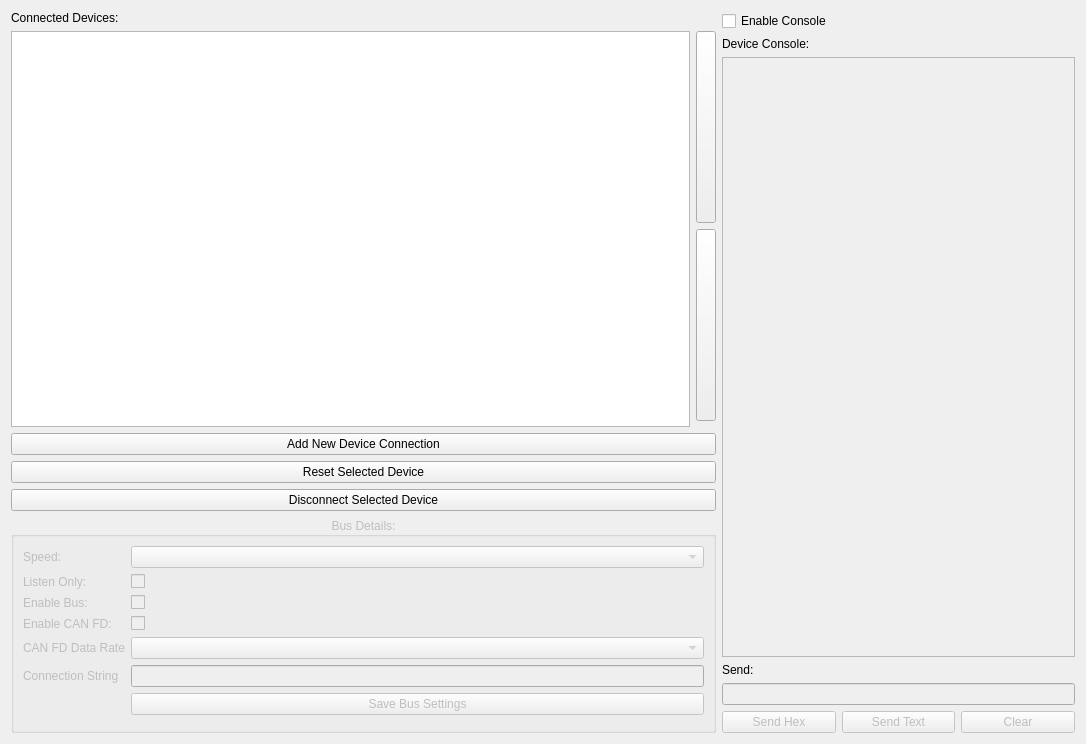
<?xml version="1.0" encoding="UTF-8"?>
<ui version="4.0">
 <class>ConnectionWindow</class>
 <widget class="QWidget" name="ConnectionWindow">
  <property name="enabled">
   <bool>true</bool>
  </property>
  <property name="geometry">
   <rect>
    <x>0</x>
    <y>0</y>
    <width>1086</width>
    <height>744</height>
   </rect>
  </property>
  <property name="windowTitle">
   <string>Connection Settings</string>
  </property>
  <layout class="QHBoxLayout" name="horizontalLayout_2" stretch="2,1">
   <property name="sizeConstraint">
    <enum>QLayout::SetDefaultConstraint</enum>
   </property>
   <item>
    <layout class="QGridLayout" name="gridLayout" columnstretch="1,0">
     <property name="sizeConstraint">
      <enum>QLayout::SetMaximumSize</enum>
     </property>
     <item row="6" column="0" colspan="2">
      <widget class="QPushButton" name="btnDisconnect">
       <property name="text">
        <string>Disconnect Selected Device</string>
       </property>
      </widget>
     </item>
     <item row="5" column="0" colspan="2">
      <widget class="QPushButton" name="btnResetConn">
       <property name="text">
        <string>Reset Selected Device</string>
       </property>
      </widget>
     </item>
     <item row="7" column="0" colspan="2">
      <widget class="QGroupBox" name="groupBus">
       <property name="enabled">
        <bool>false</bool>
       </property>
       <property name="title">
        <string>Bus Details:</string>
       </property>
       <property name="alignment">
        <set>Qt::AlignCenter</set>
       </property>
       <layout class="QVBoxLayout" name="qhBox20">
        <item>
         <layout class="QFormLayout" name="formLayout_2">
          <item row="0" column="0">
           <widget class="QLabel" name="label_10">
            <property name="text">
             <string>Speed:</string>
            </property>
           </widget>
          </item>
          <item row="0" column="1">
           <widget class="QComboBox" name="cbBusSpeed"/>
          </item>
          <item row="1" column="0">
           <widget class="QLabel" name="label_11">
            <property name="text">
             <string>Listen Only:</string>
            </property>
           </widget>
          </item>
          <item row="1" column="1">
           <widget class="QCheckBox" name="ckListenOnly">
            <property name="text">
             <string/>
            </property>
           </widget>
          </item>
          <item row="2" column="0">
           <widget class="QLabel" name="label_14">
            <property name="text">
             <string>Enable Bus:</string>
            </property>
           </widget>
          </item>
          <item row="2" column="1">
           <widget class="QCheckBox" name="ckEnable">
            <property name="text">
             <string/>
            </property>
           </widget>
          </item>
          <item row="3" column="0">
           <widget class="QLabel" name="canFDEnable_label">
            <property name="text">
             <string>Enable CAN FD:</string>
            </property>
           </widget>
          </item>
          <item row="3" column="1">
           <widget class="QCheckBox" name="canFDEnable"/>
          </item>
          <item row="4" column="0">
           <widget class="QLabel" name="dataRate_label">
            <property name="text">
             <string>CAN FD Data Rate</string>
            </property>
           </widget>
          </item>
          <item row="4" column="1">
           <widget class="QComboBox" name="cbDataRate"/>
          </item>
          <item row="6" column="1">
           <widget class="QPushButton" name="btnSaveBus">
            <property name="text">
             <string>Save Bus Settings</string>
            </property>
           </widget>
          </item>
          <item row="5" column="1">
           <widget class="QLineEdit" name="textEditConnString"/>
          </item>
          <item row="5" column="0">
           <widget class="QLabel" name="labelConnString">
            <property name="text">
             <string>Connection String</string>
            </property>
           </widget>
          </item>
         </layout>
        </item>
        <item>
         <widget class="QTabBar" name="tabBuses" native="true"/>
        </item>
       </layout>
      </widget>
     </item>
     <item row="2" column="1">
      <widget class="QPushButton" name="btnMoveDown">
       <property name="enabled">
        <bool>true</bool>
       </property>
       <property name="sizePolicy">
        <sizepolicy hsizetype="Minimum" vsizetype="Expanding">
         <horstretch>0</horstretch>
         <verstretch>0</verstretch>
        </sizepolicy>
       </property>
       <property name="maximumSize">
        <size>
         <width>20</width>
         <height>16777215</height>
        </size>
       </property>
       <property name="text">
        <string/>
       </property>
       <property name="icon">
        <iconset resource="../icons.qrc">
         <normaloff>:/icons/images/move_down.png</normaloff>:/icons/images/move_down.png</iconset>
       </property>
      </widget>
     </item>
     <item row="0" column="0">
      <widget class="QLabel" name="label_4">
       <property name="text">
        <string>Connected Devices:</string>
       </property>
      </widget>
     </item>
     <item row="4" column="0" colspan="2">
      <widget class="QPushButton" name="btnNewConnection">
       <property name="text">
        <string>Add New Device Connection</string>
       </property>
      </widget>
     </item>
     <item row="1" column="1">
      <widget class="QPushButton" name="btnMoveUp">
       <property name="enabled">
        <bool>true</bool>
       </property>
       <property name="sizePolicy">
        <sizepolicy hsizetype="Minimum" vsizetype="Expanding">
         <horstretch>0</horstretch>
         <verstretch>0</verstretch>
        </sizepolicy>
       </property>
       <property name="maximumSize">
        <size>
         <width>20</width>
         <height>16777215</height>
        </size>
       </property>
       <property name="text">
        <string/>
       </property>
       <property name="icon">
        <iconset resource="../icons.qrc">
         <normaloff>:/icons/images/move_up.png</normaloff>:/icons/images/move_up.png</iconset>
       </property>
       <property name="iconSize">
        <size>
         <width>16</width>
         <height>16</height>
        </size>
       </property>
      </widget>
     </item>
     <item row="1" column="0" rowspan="3">
      <widget class="QTableView" name="tableConnections">
       <property name="alternatingRowColors">
        <bool>true</bool>
       </property>
       <property name="selectionMode">
        <enum>QAbstractItemView::SingleSelection</enum>
       </property>
       <property name="selectionBehavior">
        <enum>QAbstractItemView::SelectRows</enum>
       </property>
      </widget>
     </item>
    </layout>
   </item>
   <item>
    <layout class="QVBoxLayout" name="verticalLayout">
     <property name="sizeConstraint">
      <enum>QLayout::SetNoConstraint</enum>
     </property>
     <item>
      <widget class="QCheckBox" name="ckEnableConsole">
       <property name="text">
        <string>Enable Console</string>
       </property>
      </widget>
     </item>
     <item>
      <widget class="QLabel" name="label">
       <property name="text">
        <string>Device Console:</string>
       </property>
      </widget>
     </item>
     <item>
      <widget class="QTextBrowser" name="textConsole">
       <property name="enabled">
        <bool>false</bool>
       </property>
      </widget>
     </item>
     <item>
      <widget class="QLabel" name="label_3">
       <property name="text">
        <string>Send:</string>
       </property>
      </widget>
     </item>
     <item>
      <widget class="QLineEdit" name="lineSend">
       <property name="enabled">
        <bool>false</bool>
       </property>
      </widget>
     </item>
     <item>
      <layout class="QHBoxLayout" name="horizontalLayout_9">
       <item>
        <widget class="QPushButton" name="btnSendHex">
         <property name="enabled">
          <bool>false</bool>
         </property>
         <property name="text">
          <string>Send Hex</string>
         </property>
        </widget>
       </item>
       <item>
        <widget class="QPushButton" name="btnSendText">
         <property name="enabled">
          <bool>false</bool>
         </property>
         <property name="text">
          <string>Send Text</string>
         </property>
        </widget>
       </item>
       <item>
        <widget class="QPushButton" name="btnClearDebug">
         <property name="enabled">
          <bool>false</bool>
         </property>
         <property name="text">
          <string>Clear</string>
         </property>
        </widget>
       </item>
      </layout>
     </item>
    </layout>
   </item>
  </layout>
 </widget>
 <customwidgets>
  <customwidget>
   <class>QTabBar</class>
   <extends>QWidget</extends>
   <header>qtabbar.h</header>
  </customwidget>
 </customwidgets>
 <resources>
  <include location="../icons.qrc"/>
 </resources>
 <connections/>
</ui>
